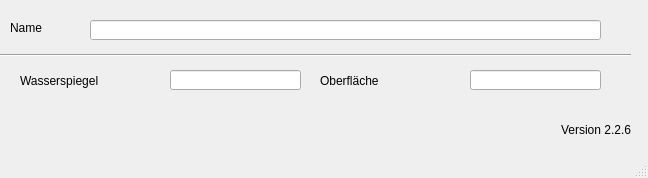
<?xml version="1.0" encoding="UTF-8"?>
<ui version="4.0">
 <class>MainWindow</class>
 <widget class="QMainWindow" name="MainWindow">
  <property name="geometry">
   <rect>
    <x>0</x>
    <y>0</y>
    <width>648</width>
    <height>178</height>
   </rect>
  </property>
  <property name="windowTitle">
   <string>MainWindow</string>
  </property>
  <widget class="QWidget" name="centralwidget">
   <widget class="QLabel" name="label">
    <property name="geometry">
     <rect>
      <x>10</x>
      <y>20</y>
      <width>46</width>
      <height>16</height>
     </rect>
    </property>
    <property name="text">
     <string>Name</string>
    </property>
   </widget>
   <widget class="QLabel" name="label_20">
    <property name="geometry">
     <rect>
      <x>20</x>
      <y>70</y>
      <width>121</width>
      <height>21</height>
     </rect>
    </property>
    <property name="text">
     <string>Wasserspiegel</string>
    </property>
   </widget>
   <widget class="Line" name="line">
    <property name="geometry">
     <rect>
      <x>0</x>
      <y>40</y>
      <width>631</width>
      <height>31</height>
     </rect>
    </property>
    <property name="orientation">
     <enum>Qt::Horizontal</enum>
    </property>
   </widget>
   <widget class="QLineEdit" name="schnam">
    <property name="geometry">
     <rect>
      <x>90</x>
      <y>20</y>
      <width>511</width>
      <height>20</height>
     </rect>
    </property>
   </widget>
   <widget class="QLineEdit" name="wspiegel">
    <property name="geometry">
     <rect>
      <x>170</x>
      <y>70</y>
      <width>131</width>
      <height>20</height>
     </rect>
    </property>
   </widget>
   <widget class="QLabel" name="label_21">
    <property name="geometry">
     <rect>
      <x>320</x>
      <y>70</y>
      <width>121</width>
      <height>21</height>
     </rect>
    </property>
    <property name="text">
     <string>Oberfläche</string>
    </property>
   </widget>
   <widget class="QLineEdit" name="oberfl">
    <property name="geometry">
     <rect>
      <x>470</x>
      <y>70</y>
      <width>131</width>
      <height>20</height>
     </rect>
    </property>
   </widget>
   <widget class="QLabel" name="lb_version">
    <property name="geometry">
     <rect>
      <x>560</x>
      <y>120</y>
      <width>71</width>
      <height>20</height>
     </rect>
    </property>
    <property name="toolTip">
     <string>Version QKan Import</string>
    </property>
    <property name="text">
     <string>Version 2.2.6</string>
    </property>
    <property name="alignment">
     <set>Qt::AlignRight|Qt::AlignTrailing|Qt::AlignVCenter</set>
    </property>
   </widget>
  </widget>
  <widget class="QMenuBar" name="menubar">
   <property name="geometry">
    <rect>
     <x>0</x>
     <y>0</y>
     <width>648</width>
     <height>21</height>
    </rect>
   </property>
  </widget>
  <widget class="QStatusBar" name="statusbar"/>
 </widget>
 <resources/>
 <connections/>
</ui>
